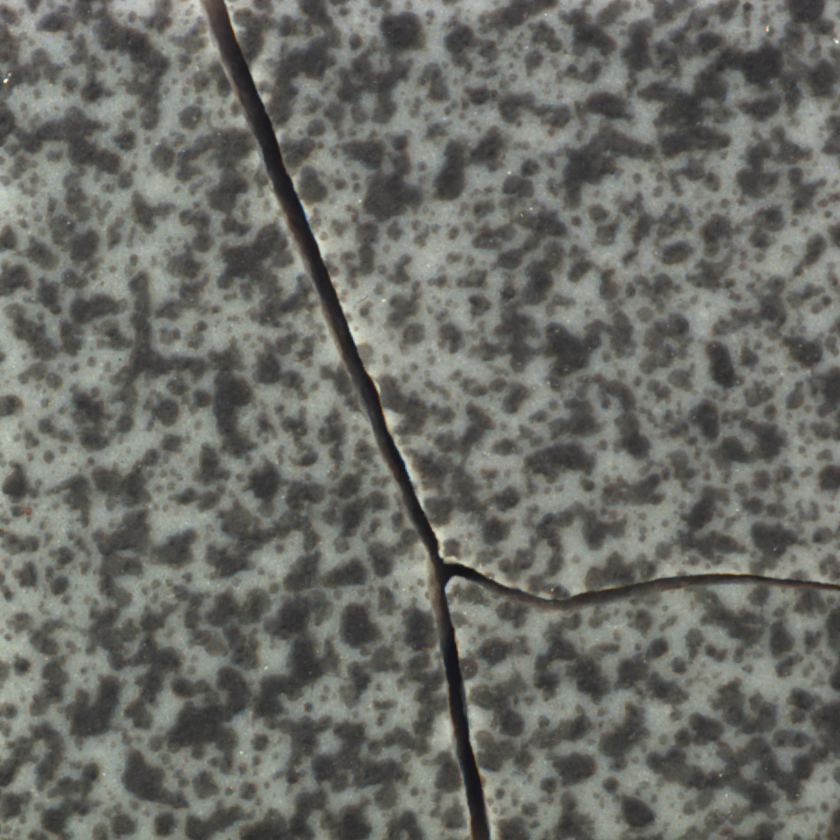
#> input picture Final_Submission_Dataset/Test/7_Crack/000.png, 840 x 840 px, found by its file name; its folder holds only this picture in this run
$ python augment_cracks.py
#> lines starting #> are read from the running program, lines starting #| are printed output that depends on the picture
import os
import random
import shutil
from PIL import Image

# CONFIG
SOURCE_DIR = "IESA_Hackathon_Dataset"
TARGET_DIR = "Final_Submission_Dataset"
CLASS_NAME = "7_Crack"
TARGET_COUNT = 200
SPLITS = {"Train": 0.7, "Validation": 0.15, "Test": 0.15}

def augment_and_distribute_cracks():
    print(f"Augmenting {CLASS_NAME} to {TARGET_COUNT}...")

    # 1. Locate Source Images
    class_source_path = os.path.join(SOURCE_DIR, CLASS_NAME)
    if not os.path.exists(class_source_path):
        print(f"Error: {class_source_path} does not exist.")
        return

    # 2. Get existing files
    files = [f for f in os.listdir(class_source_path) if f.lower().endswith(('.jpg', '.jpeg', '.png'))]
    initial_count = len(files)
    print(f"Found {initial_count} initial images.")

    if initial_count == 0:
        print("No images found to augment.")
        return

    # 3. Create a temporary list of all images (original + new augmented ones)
    # We will generate them in memory/temp list first, then distribute directly to final folders

    # We need to generate this many more
    needed = TARGET_COUNT - initial_count
    generated_files = []

    # First, let's just use the originals
    all_images = [] # List of tuples (filename, image_object)

    for f in files:
        img_path = os.path.join(class_source_path, f)
        img = Image.open(img_path)
#> img is the input picture: PIL image 840x840 RGB; mean R, G, B 107, 108, 101.9
        all_images.append((f, img))

    print(f"Generating {needed} augmented images...")

    generated_count = 0
    while len(all_images) < TARGET_COUNT:
        # Pick a random original image to augment
        original_name, original_img = random.choice(all_images[:initial_count])

        op = random.choice(["rot90", "rot180", "rot270", "flipLR", "flipTB", "transpose"])

        try:
            if op == "rot90": new_img = original_img.rotate(90)
            elif op == "rot180": new_img = original_img.rotate(180)
            elif op == "rot270": new_img = original_img.rotate(270)
            elif op == "flipLR": new_img = original_img.transpose(Image.FLIP_LEFT_RIGHT)
            elif op == "flipTB": new_img = original_img.transpose(Image.FLIP_TOP_BOTTOM)
            elif op == "transpose": new_img = original_img.transpose(Image.TRANSPOSE)

            new_name = f"{os.path.splitext(original_name)[0]}_aug_{generated_count}_{op}.jpg"
            all_images.append((new_name, new_img))
            generated_count += 1

        except Exception as e:
            print(f"Error augmenting: {e}")
#> this loop made 199 passes
#> op on passes 1 to 3: 'flipLR', 'rot270', 'flipLR'
#> pass 1, in augment_and_distribute_cracks, `elif op == "flipLR": new_img = original_img.transpose(Image.FLIP_LEFT_..`:
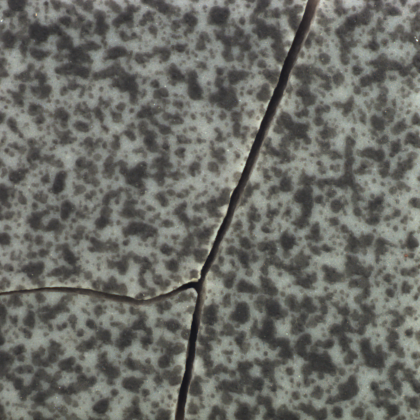
#> new_img: PIL image 840x840 RGB (shown at 1/2 size); mean R, G, B 107, 108, 101.9
#> pass 2, in augment_and_distribute_cracks, `elif op == "rot270": new_img = original_img.rotate(270)`:
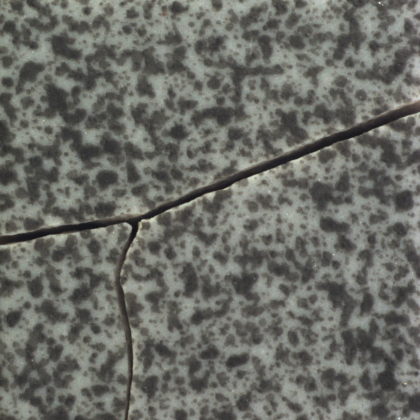
#> new_img: PIL image 840x840 RGB (shown at 1/2 size); mean R, G, B 107, 108, 101.9
#> after the loop, all_images = 200 items; generated_count = 199

    print(f"Total images prepared: {len(all_images)}")
#| Total images prepared: 200

    # 4. Shuffle and Split
    random.shuffle(all_images)

    total_imgs = len(all_images)
#> total_imgs = 200
    train_end = int(total_imgs * SPLITS["Train"])
#> train_end = 140
    val_end = train_end + int(total_imgs * SPLITS["Validation"])
#> val_end = 170

    train_set = all_images[:train_end]
#> train_set = 140 items
    val_set = all_images[train_end:val_end]
#> val_set = 30 items
    test_set = all_images[val_end:]
#> test_set = 30 items

    print(f"Split Plan -> Train: {len(train_set)}, Val: {len(val_set)}, Test: {len(test_set)}")
#| Split Plan -> Train: 140, Val: 30, Test: 30

    # 5. Write to Final_Submission_Dataset
    # We overwrite/add to the existing folders in Final_Submission_Dataset

    def save_set(dataset, split_name):
#> called with split_name = 'Train'
        dest_dir = os.path.join(TARGET_DIR, split_name, CLASS_NAME)

        # Ensure clean slate for this class in this split if desired,
        # OR just overwrite. Since we want to update the split count,
        # let's just clear the specific class folder in destination first to avoid duplicates
        if os.path.exists(dest_dir):
            shutil.rmtree(dest_dir)
        os.makedirs(dest_dir, exist_ok=True)

        for name, img in dataset:
            save_path = os.path.join(dest_dir, name)
            img.save(save_path)
#> this loop made 140 passes
#> name on passes 1 to 8: '000_aug_4_flipTB.jpg', '000_aug_79_rot180.jpg', '000_aug_159_rot270.jpg', '000_aug_175_rot270.jpg', '000_aug_167_flipLR.jpg', '000_aug_73_flipTB.jpg', '000_aug_124_flipLR.jpg', '000_aug_65_flipLR.jpg'
#> pass 1, in save_set, `img.save(save_path)`:
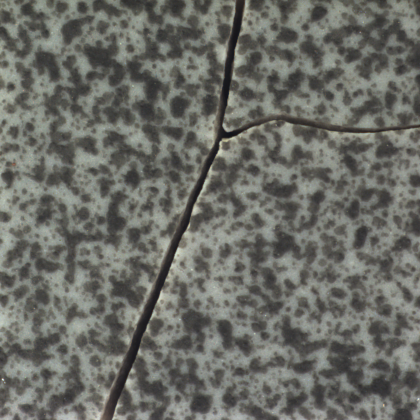
#> saved as 000_aug_4_flipTB.jpg: PIL image 840x840 RGB (shown at 1/2 size); mean R, G, B 107, 108, 101.9
#> pass 2, in save_set, `img.save(save_path)`:
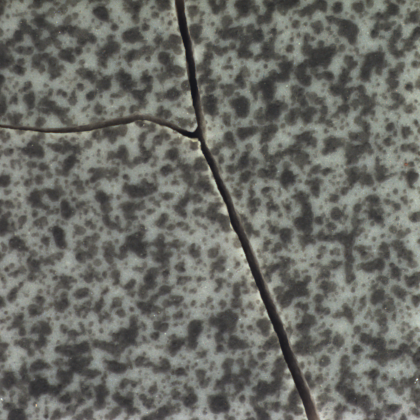
#> saved as 000_aug_79_rot180.jpg: PIL image 840x840 RGB (shown at 1/2 size); mean R, G, B 107, 108, 101.9

    save_set(train_set, "Train")
    save_set(val_set, "Validation")
#> the loop in save_set (call 2), `for name, img in dataset:` made 30 passes
#> name on passes 1 to 8: '000_aug_113_flipLR.jpg', '000_aug_2_flipLR.jpg', '000_aug_75_rot270.jpg', '000_aug_146_rot90.jpg', '000_aug_32_flipTB.jpg', '000_aug_56_rot90.jpg', '000_aug_149_rot270.jpg', '000_aug_193_flipLR.jpg'
    save_set(test_set, "Test")
#> the loop in save_set (call 3), `for name, img in dataset:` made 30 passes
#> name on passes 1 to 8: '000_aug_170_rot270.jpg', '000_aug_198_rot90.jpg', '000_aug_81_rot90.jpg', '000_aug_125_flipLR.jpg', '000_aug_132_transpose.jpg', '000_aug_107_flipLR.jpg', '000_aug_173_rot90.jpg', '000_aug_162_rot180.jpg'
#> pass 2, in save_set (call 3), `img.save(save_path)`:
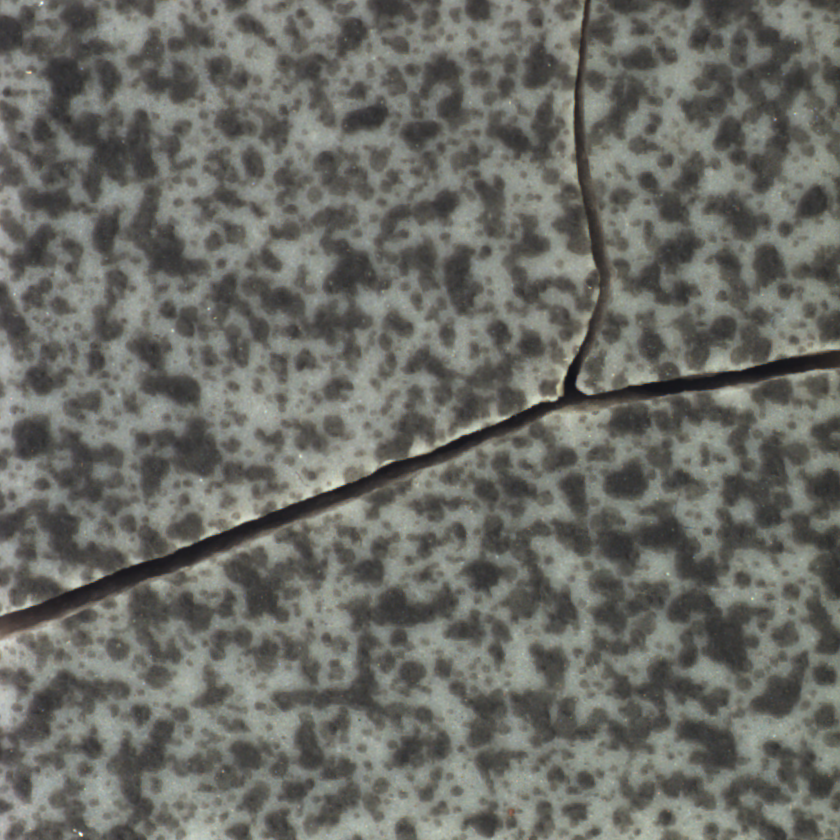
#> saved as 000_aug_198_rot90.jpg: PIL image 840x840 RGB; mean R, G, B 107, 108, 101.9

    print(f"Successfully updated {CLASS_NAME} in {TARGET_DIR}")

if __name__ == "__main__":
    augment_and_distribute_cracks()

$ run again, on Final_Submission_Dataset/Test/7_Crack/010_transv_592.jpg
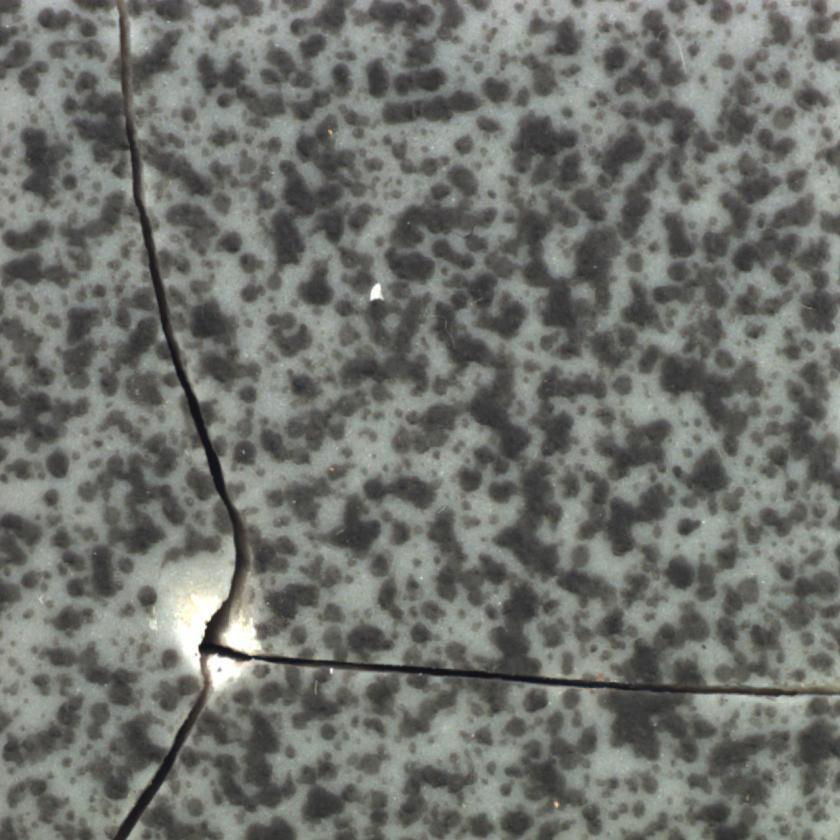
#> input picture Final_Submission_Dataset/Test/7_Crack/010_transv_592.jpg, 840 x 840 px, found by its file name
#> in augment_and_distribute_cracks, img is the input picture: PIL image 840x840 RGB; mean R, G, B 112.2, 114.2, 109.4
#> the loop in augment_and_distribute_cracks, `while len(all_images) < TARGET_COUNT:` made 199 passes
#> op on passes 1 to 3: 'flipLR', 'rot270', 'flipLR'
#> after the loop in augment_and_distribute_cracks, `while len(all_images) < TARGET_COUNT:`: all_images = 200 items; generated_count = 199
#| Total images prepared: 200
#> total_imgs = 200
#> train_end = 140
#> val_end = 170
#> train_set = 140 items
#> val_set = 30 items
#| Split Plan -> Train: 140, Val: 30, Test: 30
#> the loop in save_set, `for name, img in dataset:` made 140 passes
#> name on passes 1 to 8: '010_transv_592_aug_4_flipTB.jpg', '010_transv_592_aug_79_rot180.jpg', '010_transv_592_aug_159_rot270.jpg', '010_transv_592_aug_175_rot270.jpg', '010_transv_592_aug_167_flipLR.jpg', '010_transv_592_aug_73_flipTB.jpg', '010_transv_592_aug_124_flipLR.jpg', '010_transv_592_aug_65_flipLR.jpg'
#> pass 1, in save_set, `img.save(save_path)`:
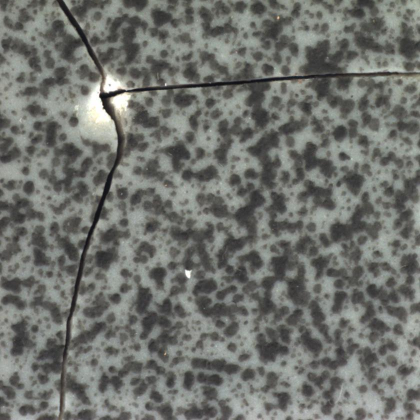
#> saved as 010_transv_592_aug_4_flipTB.jpg: PIL image 840x840 RGB (shown at 1/2 size); mean R, G, B 112.2, 114.2, 109.4
#> the loop in save_set (call 2), `for name, img in dataset:` made 30 passes
#> name on passes 1 to 8: '010_transv_592_aug_113_flipLR.jpg', '010_transv_592_aug_2_flipLR.jpg', '010_transv_592_aug_75_rot270.jpg', '010_transv_592_aug_146_rot90.jpg', '010_transv_592_aug_32_flipTB.jpg', '010_transv_592_aug_56_rot90.jpg', '010_transv_592_aug_149_rot270.jpg', '010_transv_592_aug_193_flipLR.jpg'
#> the loop in save_set (call 3), `for name, img in dataset:` made 30 passes
#> name on passes 1 to 8: '010_transv_592_aug_170_rot270.jpg', '010_transv_592_aug_198_rot90.jpg', '010_transv_592_aug_81_rot90.jpg', '010_transv_592_aug_125_flipLR.jpg', '010_transv_592_aug_132_transpose.jpg', '010_transv_592_aug_107_flipLR.jpg', '010_transv_592_aug_173_rot90.jpg', '010_transv_592_aug_162_rot180.jpg'
#> pass 2, in save_set (call 3), `img.save(save_path)`:
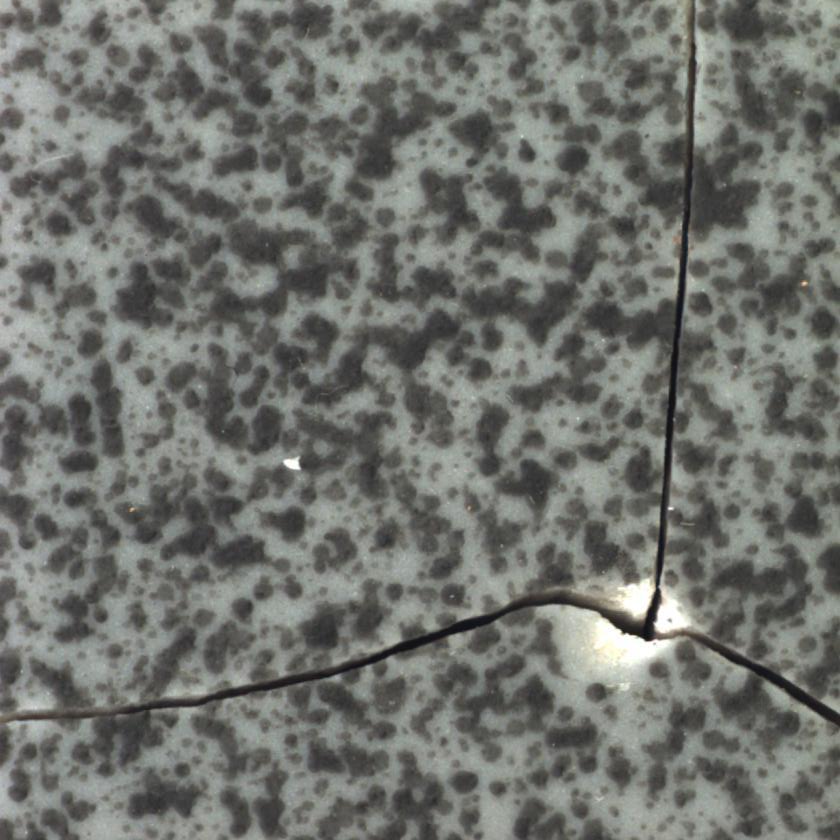
#> saved as 010_transv_592_aug_198_rot90.jpg: PIL image 840x840 RGB; mean R, G, B 112.2, 114.2, 109.4

$ run again, on Final_Submission_Dataset/Test/7_Crack/011_rot90_762.jpg
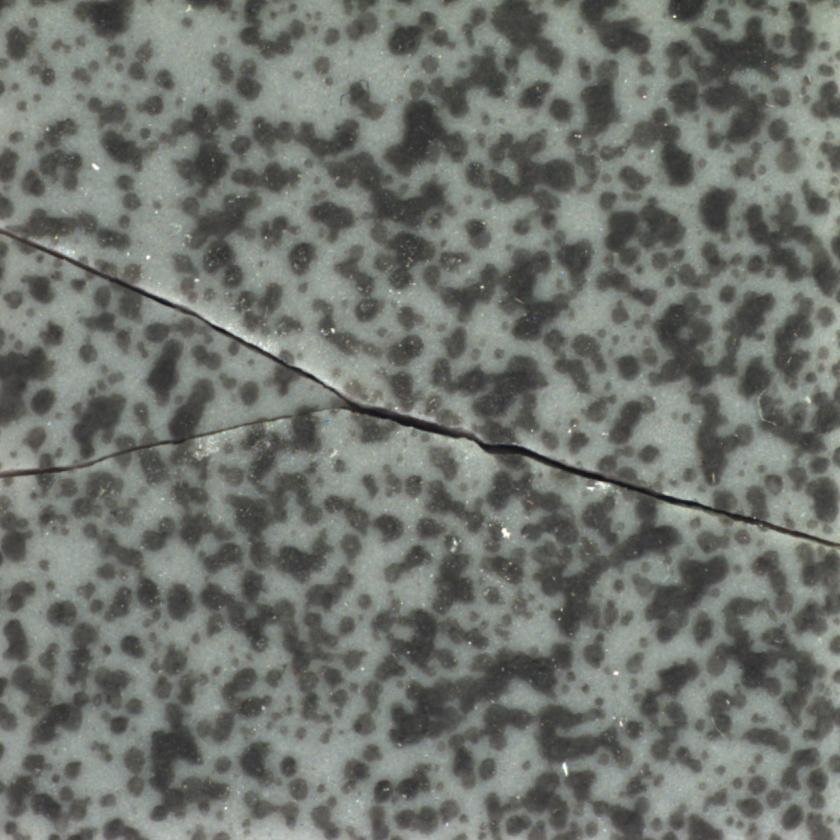
#> input picture Final_Submission_Dataset/Test/7_Crack/011_rot90_762.jpg, 840 x 840 px, found by its file name
#> in augment_and_distribute_cracks, img is the input picture: PIL image 840x840 RGB; mean R, G, B 112.1, 115.8, 110.2
#> the loop in augment_and_distribute_cracks, `while len(all_images) < TARGET_COUNT:` made 199 passes
#> op on passes 1 to 3: 'flipLR', 'rot270', 'flipLR'
#> after the loop in augment_and_distribute_cracks, `while len(all_images) < TARGET_COUNT:`: all_images = 200 items; generated_count = 199
#| Total images prepared: 200
#> total_imgs = 200
#> train_end = 140
#> val_end = 170
#> train_set = 140 items
#> val_set = 30 items
#| Split Plan -> Train: 140, Val: 30, Test: 30
#> the loop in save_set, `for name, img in dataset:` made 140 passes
#> name on passes 1 to 8: '011_rot90_762_aug_4_flipTB.jpg', '011_rot90_762_aug_79_rot180.jpg', '011_rot90_762_aug_159_rot270.jpg', '011_rot90_762_aug_175_rot270.jpg', '011_rot90_762_aug_167_flipLR.jpg', '011_rot90_762_aug_73_flipTB.jpg', '011_rot90_762_aug_124_flipLR.jpg', '011_rot90_762_aug_65_flipLR.jpg'
#> pass 1, in save_set, `img.save(save_path)`:
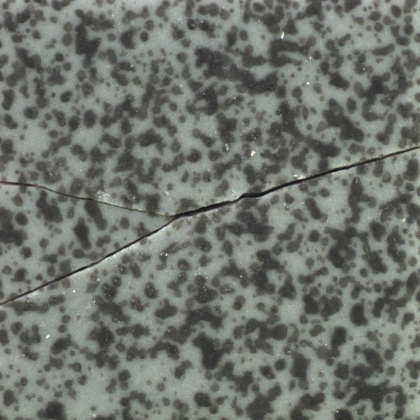
#> saved as 011_rot90_762_aug_4_flipTB.jpg: PIL image 840x840 RGB (shown at 1/2 size); mean R, G, B 112.1, 115.8, 110.2
#> the loop in save_set (call 2), `for name, img in dataset:` made 30 passes
#> name on passes 1 to 8: '011_rot90_762_aug_113_flipLR.jpg', '011_rot90_762_aug_2_flipLR.jpg', '011_rot90_762_aug_75_rot270.jpg', '011_rot90_762_aug_146_rot90.jpg', '011_rot90_762_aug_32_flipTB.jpg', '011_rot90_762_aug_56_rot90.jpg', '011_rot90_762_aug_149_rot270.jpg', '011_rot90_762_aug_193_flipLR.jpg'
#> the loop in save_set (call 3), `for name, img in dataset:` made 30 passes
#> name on passes 1 to 8: '011_rot90_762_aug_170_rot270.jpg', '011_rot90_762_aug_198_rot90.jpg', '011_rot90_762_aug_81_rot90.jpg', '011_rot90_762_aug_125_flipLR.jpg', '011_rot90_762_aug_132_transpose.jpg', '011_rot90_762_aug_107_flipLR.jpg', '011_rot90_762_aug_173_rot90.jpg', '011_rot90_762_aug_162_rot180.jpg'
#> pass 2, in save_set (call 3), `img.save(save_path)`:
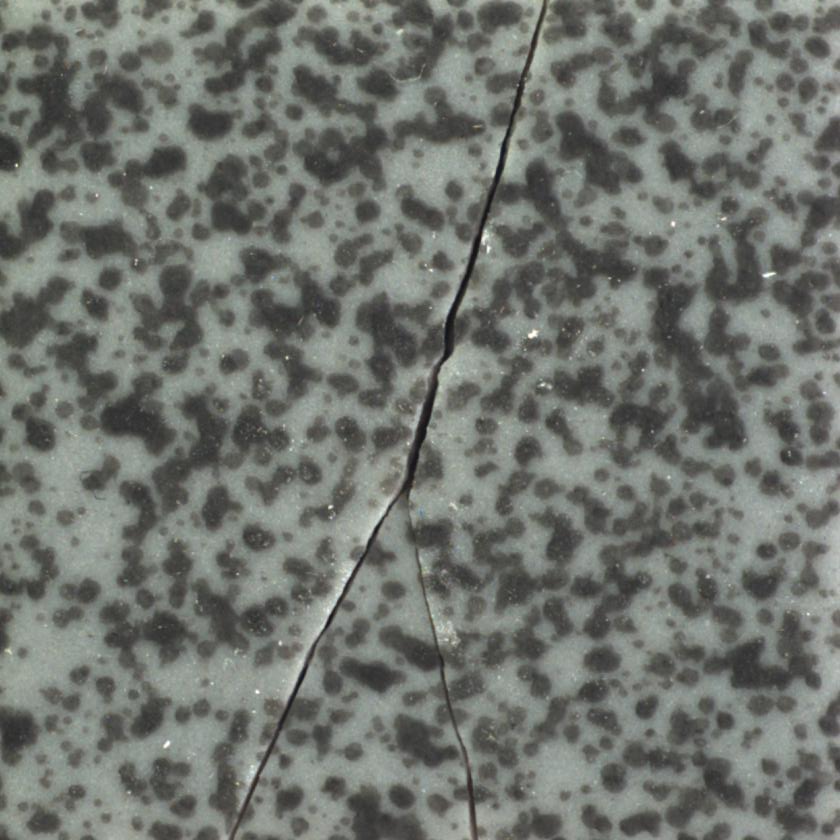
#> saved as 011_rot90_762_aug_198_rot90.jpg: PIL image 840x840 RGB; mean R, G, B 112.1, 115.8, 110.2
